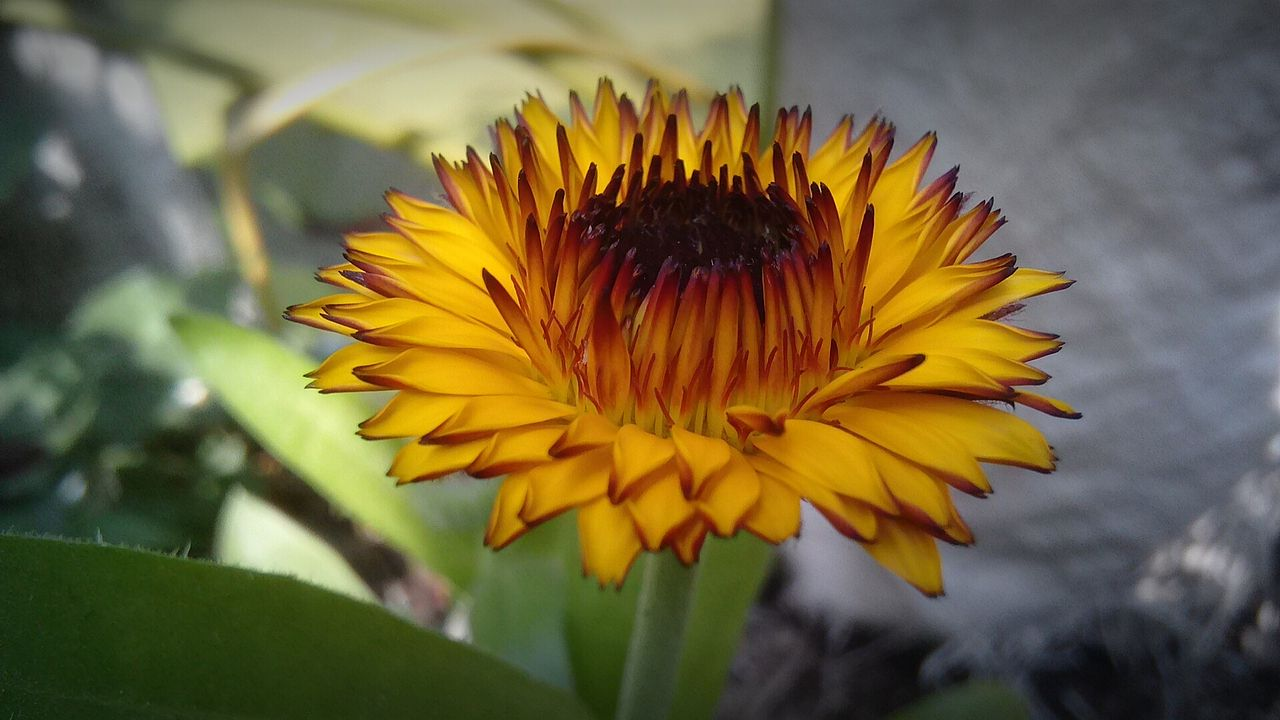
#> input picture Practice/img.jpg, 1280 x 720 px
$ python dilation.py
#> lines starting #> are read from the running program, lines starting #| are printed output that depends on the picture
import cv2
import numpy as np

# image dilation operation
image = cv2.imread('img.jpg', 0)
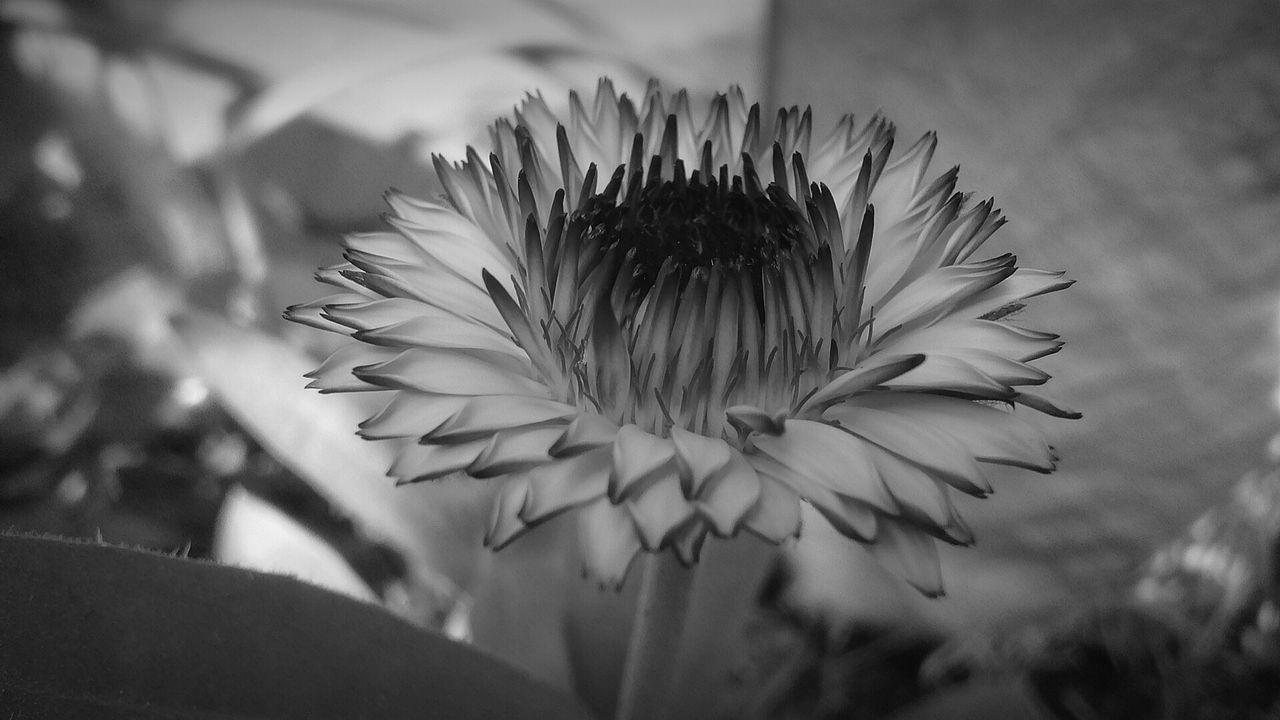
#> image: shape (720, 1280); min 0, max 252, mean 99.9
kernel = np.ones((5,5), np.uint8)
image_dilation = cv2.dilate(image, kernel, iterations=1)
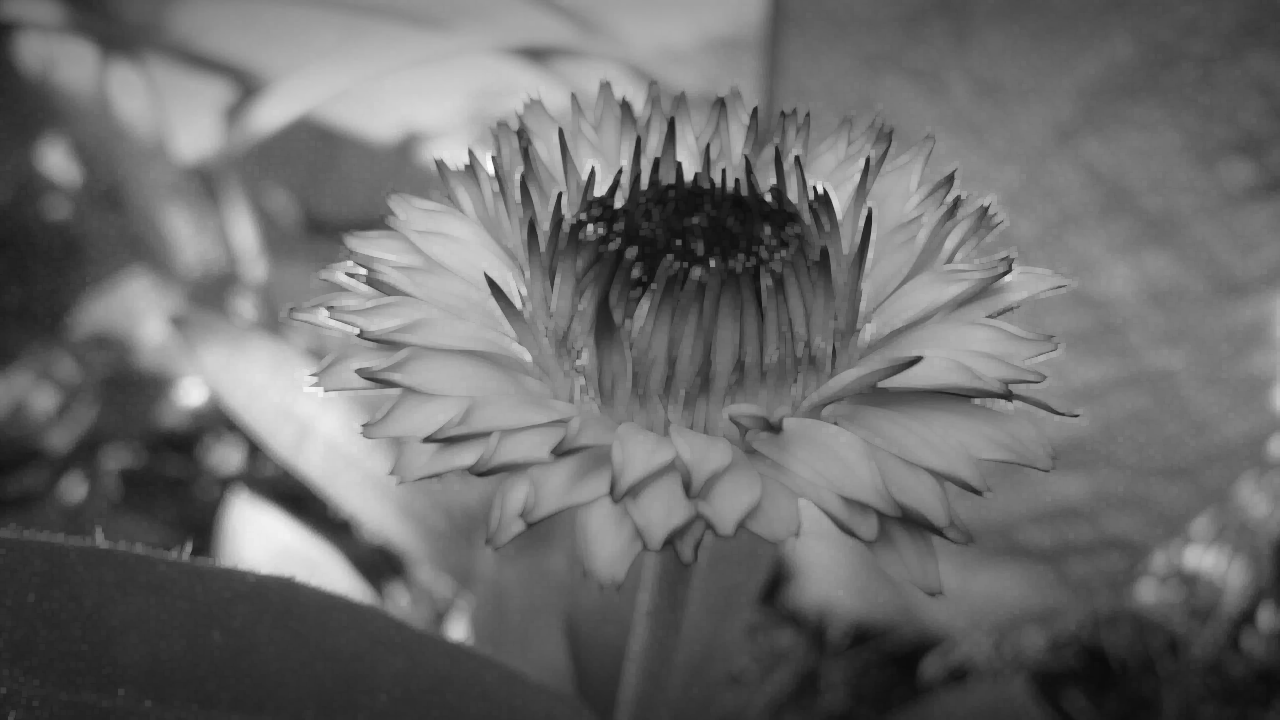
#> image_dilation: shape (720, 1280); min 11, max 252, mean 108.6
cv2.imshow('Dilation', image_dilation)
cv2.waitKey(0)
